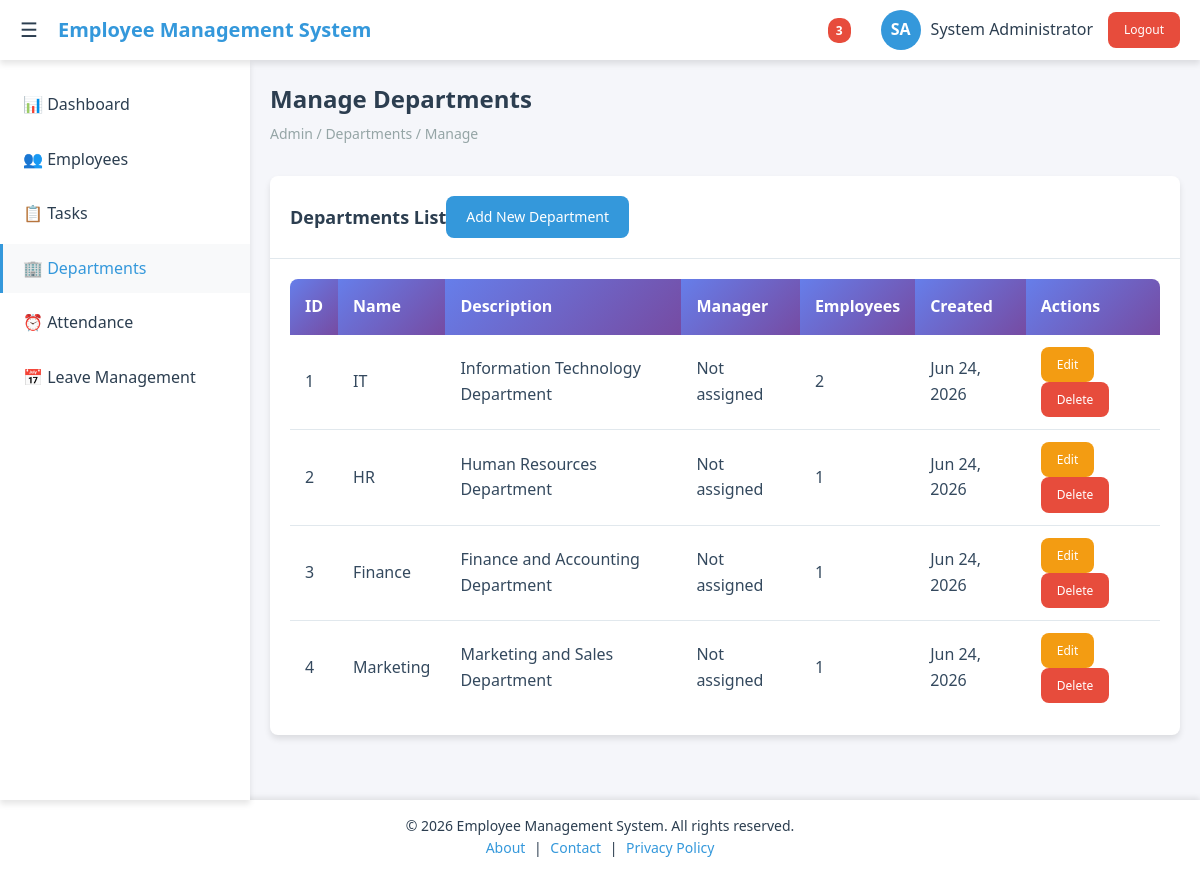
Page /admin/departments/manage.php (signed in) on the committed database.
### tables this page shows
CREATE TABLE departments (
    id INT PRIMARY KEY AUTO_INCREMENT,
    name VARCHAR(100) NOT NULL,
    description TEXT,
    manager_id INT,
    status ENUM('active', 'inactive') DEFAULT 'active',
    created_at TIMESTAMP DEFAULT CURRENT_TIMESTAMP
);

### admin/departments/manage.php (the view, shortened to what this page needs)
<?php
include '../../config.php';
$sql = "SELECT d.*,
        COUNT(u.id) as employee_count,
        m.first_name as manager_first, m.last_name as manager_last
        FROM departments d
        LEFT JOIN users u ON d.id = u.department_id AND u.status = 'active'
        LEFT JOIN users m ON d.manager_id = m.id
        WHERE d.status = 'active'
        GROUP BY d.id
        ORDER BY d.created_at DESC";
$result = $conn->query($sql);
?>
<!DOCTYPE html>
<html lang="en">
<head>
    <link rel="stylesheet" href="../../assets/css/style.css">
    <link rel="stylesheet" href="../../assets/css/admin.css">
    <link rel="stylesheet" href="../../assets/css/tables.css">
</head>
<body>
    <?php include '../../includes/header.php'; ?>
    <?php include '../../includes/sidebar.php'; ?>
    <main class="main-content">
        <div class="page-header">
            <h1 class="page-title">Manage Departments</h1>
            <div class="breadcrumb">Admin / Departments / Manage</div>
        </div>
        <div class="card">
            <div class="card-header">
                <h2 class="card-title">Departments List</h2>
                <a href="add.php" class="btn btn-primary">Add New Department</a>
            </div>
            <div class="card-body">
                <table class="table">
                    <thead>
                        <tr>
                            <th>ID</th>
                            <th>Name</th>
                            <th>Description</th>
                            <th>Manager</th>
                            <th>Employees</th>
                            <th>Created</th>
                            <th>Actions</th>
                        </tr>
                    </thead>
                    <tbody>
                        <?php if ($result->num_rows > 0): ?>
                            <?php while ($row = $result->fetch_assoc()): ?>
                                <tr>
                                    <td><?php echo $row['id']; ?></td>
                                    <td><?php echo htmlspecialchars($row['name']); ?></td>
                                    <td><?php echo htmlspecialchars($row['description'] ?? 'No description'); ?></td>
                                    <td>
                                        <?php if ($row['manager_first']): ?>
                                            <?php echo htmlspecialchars($row['manager_first'] . ' ' . $row['manager_last']); ?>
                                        <?php else: ?>
                                            <span class="text-muted">Not assigned</span>
                                        <?php endif; ?>
                                    </td>
                                    <td><?php echo $row['employee_count']; ?></td>
                                    <td><?php echo date('M d, Y', strtotime($row['created_at'])); ?></td>
                                    <td>
                                        <a href="edit.php?id=<?php echo $row['id']; ?>" class="btn btn-sm btn-warning">Edit</a>
                                        <a href="manage.php?delete_id=<?php echo $row['id']; ?>"
                                           class="btn btn-sm btn-danger"
                                           onclick="return confirm('Are you sure you want to deactivate this department?')">Delete</a>
                                    </td>
                                </tr>
                            <?php endwhile; ?>
                        <?php else: ?>
                            <tr>
                                <td colspan="7" class="text-center">No departments found</td>
                            </tr>
                        <?php endif; ?>
                    </tbody>
                </table>
            </div>
        </div>
    </main>
    <?php include '../../includes/footer.php'; ?>
</body>
</html>

### assets/css/style.css (style rules this page uses)
:root { --primary-color: #3498db; --primary-dark: #2980b9; --secondary-color: #2c3e50; --success-color: #27ae60; --warning-color: #f39c12; --danger-color: #e74c3c; --light-color: #ecf0f1; --dark-color: #34495e; --white: #ffffff; --gray: #95a5a6; --gray-light: #bdc3c7; --border-radius: 8px; --box-shadow: 0 4px 6px rgba(0, 0, 0, 0.1); --transition: all 0.3s ease; --sidebar-width: 250px; --header-height: 60px; }
* { margin: 0; padding: 0; box-sizing: border-box; }
body { font-family: 'Segoe UI', Tahoma, Geneva, Verdana, sans-serif; background-color: #f5f6fa; color: var(--secondary-color); line-height: 1.6; }
.main-content { margin-left: var(--sidebar-width); margin-top: var(--header-height); padding: 20px; transition: var(--transition); min-height: calc(100vh - var(--header-height)); }
.page-header { margin-bottom: 30px; }
.page-title { font-size: 24px; font-weight: 600; color: var(--secondary-color); margin-bottom: 5px; }
.breadcrumb { color: var(--gray); font-size: 14px; }
.card { background: var(--white); border-radius: var(--border-radius); box-shadow: var(--box-shadow); margin-bottom: 20px; transition: var(--transition); }
.card-header { padding: 20px; border-bottom: 1px solid #e1e8ed; display: flex; justify-content: between; align-items: center; }
.card-title { font-size: 18px; font-weight: 600; color: var(--secondary-color); }
.card-body { padding: 20px; }
.btn { display: inline-flex; align-items: center; gap: 8px; padding: 10px 20px; border: none; border-radius: var(--border-radius); font-size: 14px; font-weight: 500; cursor: pointer; transition: var(--transition); text-decoration: none; }
.btn-sm { padding: 8px 16px; font-size: 12px; }
.btn-primary { background-color: var(--primary-color); color: var(--white); }
.btn-warning { background-color: var(--warning-color); color: var(--white); }
.btn-danger { background-color: var(--danger-color); color: var(--white); }
.table { width: 100%; border-collapse: collapse; background: var(--white); border-radius: var(--border-radius); overflow: hidden; }
.table th, .table td { padding: 12px 15px; text-align: left; border-bottom: 1px solid #e1e8ed; }
.table th { background-color: #f8f9fa; font-weight: 600; color: var(--secondary-color); }
body { padding-top: 0; }

### assets/css/tables.css (style rules this page uses)
.table { width: 100%; border-collapse: collapse; background: var(--white); }
.table th { background: linear-gradient(135deg, #667eea 0%, #764ba2 100%); color: var(--white); font-weight: 600; padding: 15px; text-align: left; border: none; }
.table td { padding: 12px 15px; border-bottom: 1px solid #e1e8ed; color: var(--dark-color); }
.table tbody tr:last-child td { border-bottom: none; }

### includes/footer.php (style rules this page uses)
body, html { min-height: 100%; display: flex; flex-direction: column; }
.main-content { flex: 1 0 auto; }

### rows in the picture
departments: id "1", name "IT", description "Information Technology Department", employee_count "2", created_at "Jun 24, 2026"
departments: id "2", name "HR", description "Human Resources Department", employee_count "1", created_at "Jun 24, 2026"
departments: id "3", name "Finance", description "Finance and Accounting Department", employee_count "1", created_at "Jun 24, 2026"
departments: id "4", name "Marketing", description "Marketing and Sales Department", employee_count "1", created_at "Jun 24, 2026"

### other values in the picture
$pending_count + $unassigned_count "3"
$_SESSION['first_name'] "System"
$_SESSION['last_name'] "Administrator"
